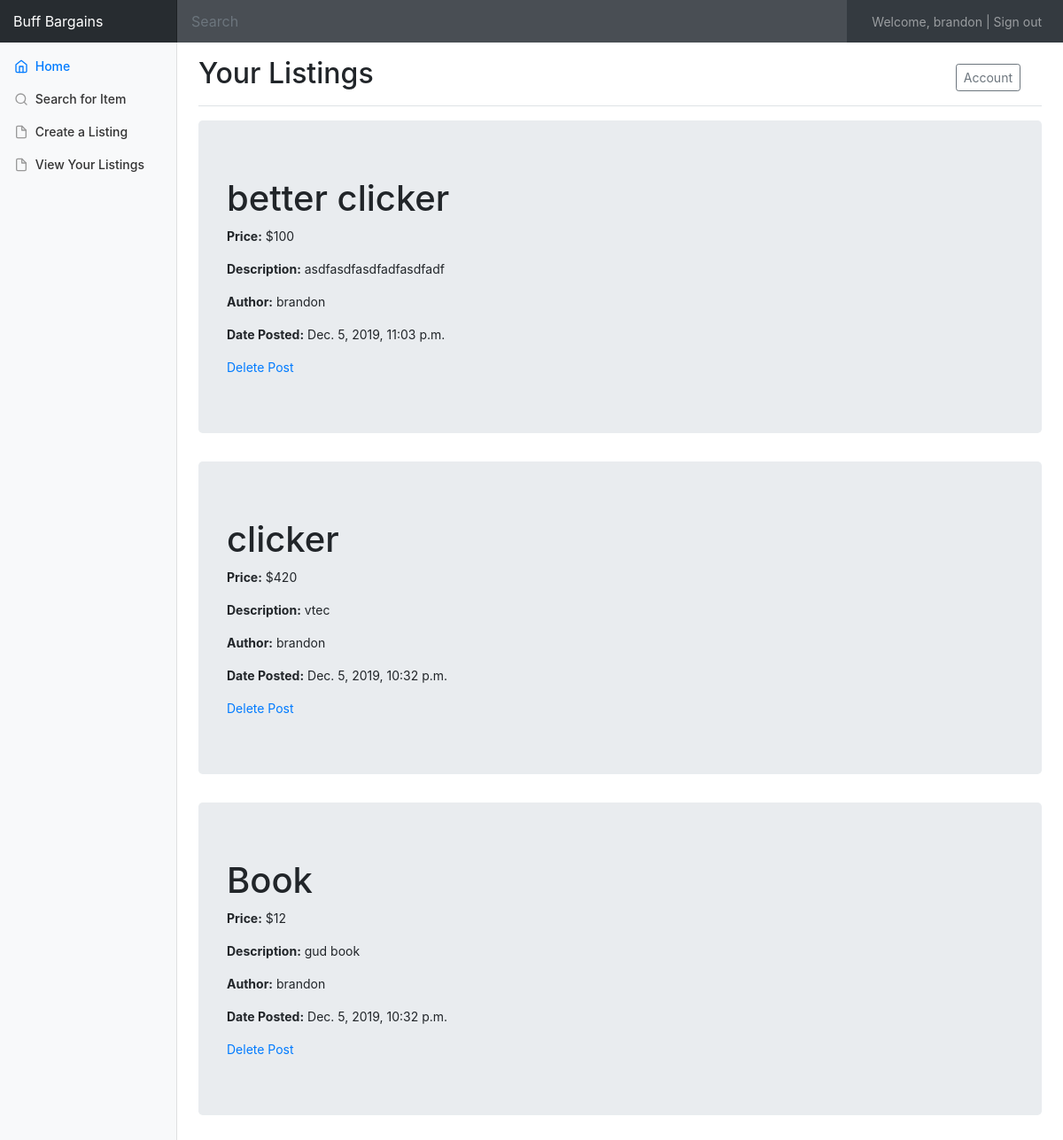
The app's page /account/ (signed in) with its own data.
### sko/models.py (models this page shows, shortened)
class listing(models.Model):
	title =  models.CharField(max_length=100)
	author = models.ForeignKey(User, on_delete=models.CASCADE)
	price = models.CharField(max_length=100)
	desc = models.TextField()
	date = models.DateTimeField(auto_now=True)
	class Meta:
		ordering = ['-date']

### sko/views.py (the view)
# urls.py: path('account/', views.account, name='sko/account'),
def account(request):
	queryset = listing.objects.filter(author = request.user)
	context = {
		'object_list':queryset
	}
	return render(request, 'sko/account.html', context)

### sko/templates/sko/account.html (shortened to what this page needs)
{% extends 'sko/base.html' %}
{% block subtitle %}Your Listings{% endblock %}
{% block main %}
{% for obj in object_list%}
<div class="jumbotron">
  <h1>{{ obj.title}}</h1>
  <p><b>Price:</b> ${{ obj.price }}</p>
  <p><b>Description:</b> {{ obj.desc }}</p>
  <p><b>Author:</b> {{ obj.author }}</p>
  <p><b>Date Posted:</b> {{obj.date}}</p>
  <a href="#">Delete Post</a>
</div>
{% endfor %}
{% endblock%}

### sko/templates/sko/base.html (shortened to what this page needs)
{% load static %}
<!doctype html>
<html lang="en">
  <head>
    <link rel="stylesheet" href="https://maxcdn.bootstrapcdn.com/bootstrap/4.0.0/css/bootstrap.min.css">
    <link href="{% static 'sko/main.css' %}" rel="stylesheet">
  </head>
  <body>
    <nav class="navbar navbar-dark sticky-top bg-dark flex-md-nowrap p-0">
      <a class="navbar-brand col-sm-3 col-md-2 mr-0" href="#">Buff Bargains</a>
      {% if user.is_authenticated %}
      <input class="form-control form-control-dark w-100" type="text" placeholder="Search" aria-label="Search">
      <ul class="navbar-nav flex-row px-4">
        <li class="nav-item text-nowrap px-1">
          <a class="nav-link" href="{% url 'admin:index' %}">Welcome, {{ user.username }}   |</a>
        </li>
        <li class="nav-item text-nowrap">
          <a class="nav-link" href="{% url 'logout' %}">Sign out</a>
          {% else %}
          <a class="nav-link" href="{% url 'login' %}">Login</a>
          {% endif %}
        </li>
      </ul>
    </nav>
    {% if user.is_authenticated %}
    <div class="container-fluid">
      <div class="row">
        <nav class="col-md-2 d-none d-md-block bg-light sidebar">
          <div class="sidebar-sticky">
            <ul class="nav flex-column">
              <li class="nav-item">
                <a class="nav-link active" href="{% url 'sko/home' %}">
                  <span data-feather="home"></span>
                  Home  <span class="sr-only">(current)</span>
                </a>
              </li>
              <li class="nav-item">
                <a class="nav-link" href="#">
                  <span data-feather="search"></span>
                  Search for Item
                </a>
              </li>
              <li class="nav-item">
                <a class="nav-link" href="{% url 'sko/newPost' %}">
                  <span data-feather="file"></span>
                  Create a Listing
                </a>
              </li>
              <li class="nav-item">
                <a class="nav-link" href="{% url 'sko/account' %}">
                  <span data-feather="file"></span>
                  View Your Listings
                </a>
              </li>
            </ul>
          </div>
        </nav>
        {% endif %}
        <main role="main" class="col-md-9 ml-sm-auto col-lg-10 pt-3 px-4">
          <div class="d-flex justify-content-between flex-wrap flex-md-nowrap align-items-center pb-2 mb-3 border-bottom">
           <h1 class="h2">{% block subtitle %}{% endblock %}</h1>
            {% if user.is_authenticated %}
            <div class="btn-toolbar mb-2 mb-md-0">
              <div class="btn-group mr-2">
                <a class="nav-link" href="{% url 'sko/account' %}"><button class="btn btn-sm btn-outline-secondary"> Account</button></a>
              </div>
            </div>
            {% endif %}
          </div>
          {% block main %}{% endblock %}
        </main>
      </div>
    </div>
  </body>
</html>

### sko/static/sko/main.css (style rules this page uses)
body { font-size: .875rem; }
.feather { width: 16px; height: 16px; vertical-align: text-bottom; }
.sidebar { position: fixed; top: 0; bottom: 0; left: 0; z-index: 100; padding: 0; box-shadow: inset -1px 0 0 rgba(0, 0, 0, .1); }
.sidebar-sticky { position: -webkit-sticky; position: sticky; top: 48px; height: calc(100vh - 48px); padding-top: .5rem; overflow-x: hidden; overflow-y: auto; }
.sidebar .nav-link { font-weight: 500; color: #333; }
.sidebar .nav-link .feather { margin-right: 4px; color: #999; }
.sidebar .nav-link.active { color: #007bff; }
.sidebar .nav-link:hover .feather, .sidebar .nav-link.active .feather { color: inherit; }
.navbar-brand { padding-top: .75rem; padding-bottom: .75rem; font-size: 1rem; background-color: rgba(0, 0, 0, .25); box-shadow: inset -1px 0 0 rgba(0, 0, 0, .25); }
.navbar .form-control { padding: .75rem 1rem; border-width: 0; border-radius: 0; }
.form-control-dark { color: #fff; background-color: rgba(255, 255, 255, .1); border-color: rgba(255, 255, 255, .1); }
.border-bottom { border-bottom: 1px solid #e5e5e5; }

### records on screen
listing: title "better clicker", price "100", desc "asdfasdfasdfadfasdfadf", author "brandon", date "Dec. 5, 2019, 11:03 p.m."
listing: title "clicker", price "420", desc "vtec", author "brandon", date "Dec. 5, 2019, 10:32 p.m."
listing: title "Book", price "12", desc "gud book", author "brandon", date "Dec. 5, 2019, 10:32 p.m."

### other values on screen
{{ user.username }} "brandon"
